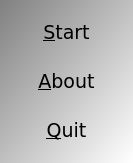
<?xml version="1.0" encoding="UTF-8"?>
<ui version="4.0">
 <class>QtConnectThreeMenuDialog</class>
 <widget class="QDialog" name="QtConnectThreeMenuDialog">
  <property name="geometry">
   <rect>
    <x>0</x>
    <y>0</y>
    <width>133</width>
    <height>163</height>
   </rect>
  </property>
  <property name="font">
   <font>
    <family>Verdana</family>
    <pointsize>14</pointsize>
   </font>
  </property>
  <property name="windowTitle">
   <string>ConnectThree</string>
  </property>
  <property name="windowIcon">
   <iconset>
    <normaloff>:/images/R.png</normaloff>:/images/R.png</iconset>
  </property>
  <property name="styleSheet">
   <string notr="true">QDialog { 
background-color: qlineargradient(x1: 0, y1: 0, x2: 1, y2: 1, stop: 0  #808080, stop: 1 #ffffff);
}
QPushButton { background-color: rgb(255, 255, 255);  }
QPushButton { color: rgb(0,0,0); }
QPushButton { font: 32px, &quot;monospace&quot; }</string>
  </property>
  <layout class="QVBoxLayout" name="verticalLayout">
   <item>
    <layout class="QHBoxLayout" name="layout_horizontal">
     <item>
      <layout class="QVBoxLayout" name="layout_menu">
       <item>
        <widget class="QPushButton" name="button_start">
         <property name="sizePolicy">
          <sizepolicy hsizetype="Minimum" vsizetype="Minimum">
           <horstretch>0</horstretch>
           <verstretch>0</verstretch>
          </sizepolicy>
         </property>
         <property name="text">
          <string>&amp;Start</string>
         </property>
         <property name="flat">
          <bool>true</bool>
         </property>
        </widget>
       </item>
       <item>
        <widget class="QPushButton" name="button_about">
         <property name="sizePolicy">
          <sizepolicy hsizetype="Minimum" vsizetype="Minimum">
           <horstretch>0</horstretch>
           <verstretch>0</verstretch>
          </sizepolicy>
         </property>
         <property name="text">
          <string>&amp;About</string>
         </property>
         <property name="flat">
          <bool>true</bool>
         </property>
        </widget>
       </item>
       <item>
        <widget class="QPushButton" name="button_quit">
         <property name="sizePolicy">
          <sizepolicy hsizetype="Minimum" vsizetype="Minimum">
           <horstretch>0</horstretch>
           <verstretch>0</verstretch>
          </sizepolicy>
         </property>
         <property name="text">
          <string>&amp;Quit</string>
         </property>
         <property name="flat">
          <bool>true</bool>
         </property>
        </widget>
       </item>
      </layout>
     </item>
    </layout>
   </item>
  </layout>
 </widget>
 <resources/>
 <connections/>
</ui>
